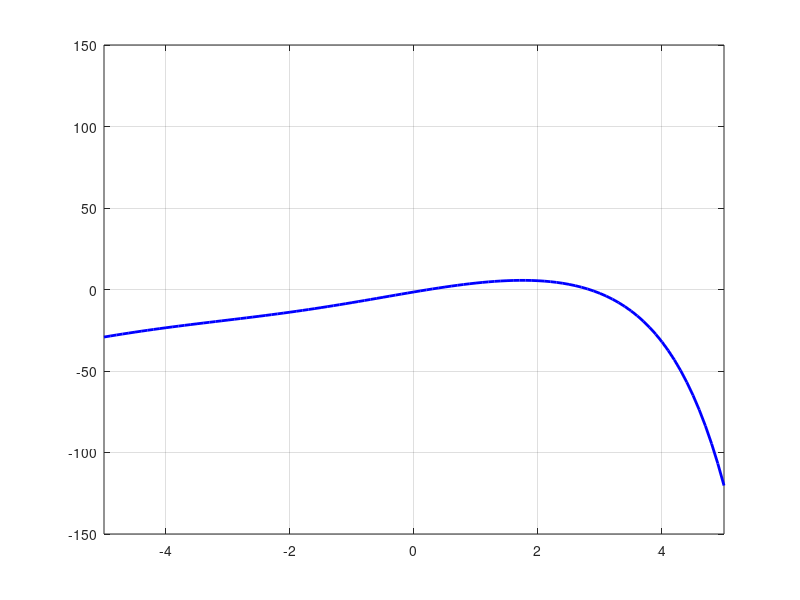

Write the MATLAB code that produced this figure. (Note: this script raises an error after producing the figure.)
%Realizacja zadania 1
clear; 
%Generowanie wylresu funkcji aby sprawdzić poprwaność otrzymanych rozwiązań 
% Define values for x, y1, and y2
x  = -5: .1 : 5;
y = 1.4*sin(x)-e.^(x)+6*(x)-0.5; 

% Plot y vs. x (blue, solid)
figure
plot(x, y, 'b','LineWidth', 2)
grid on
% Set the axis limits
axis([-5 5 -150 150])

n=10; 
x1 = -5; 
x2 = -5; 

%wyznaczanie przedziałów izolacji
for j=1:n
  if fun(x1)*fun(x2)<0
    a = x1; 
    b = x2; 
  elseif abs(fun(x1))<abs(fun(x2))
    x1 = x1+1.1*(x1-x2); 
  else
    x2 = x2+1.1*(x2-x1); 
  end
end 
